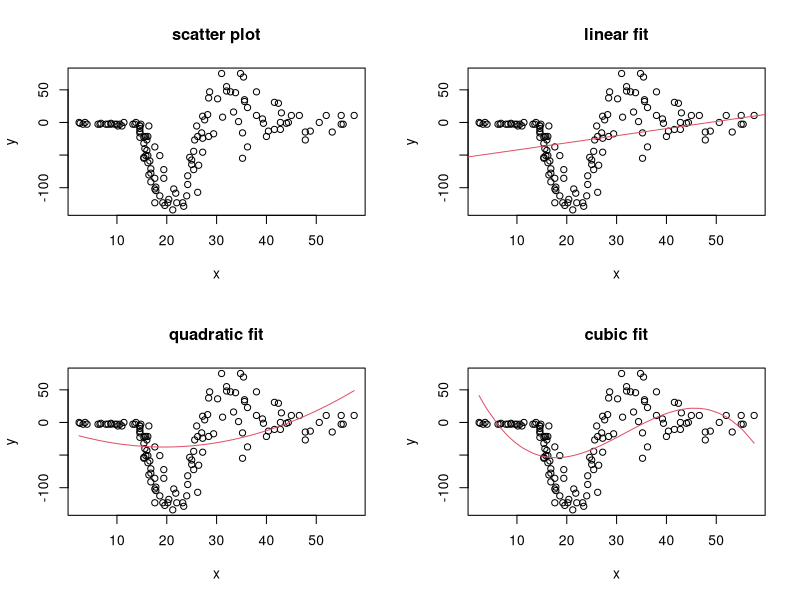
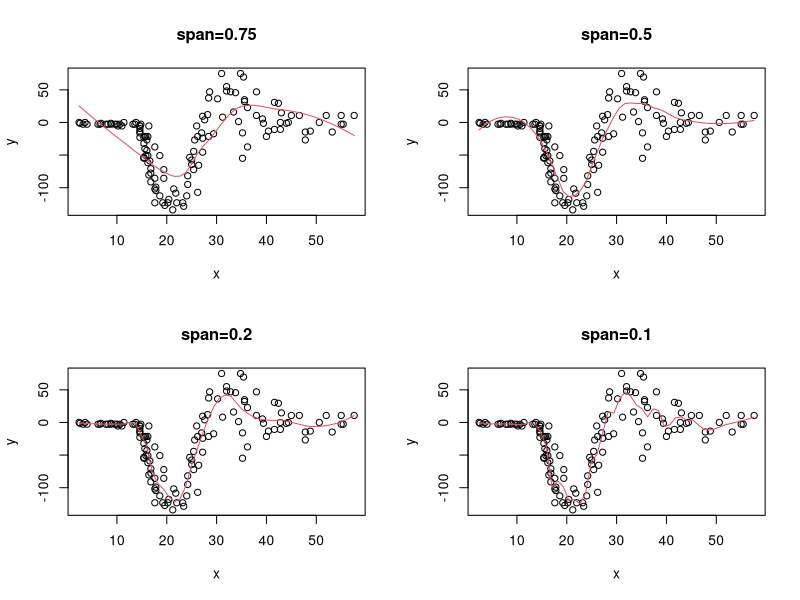
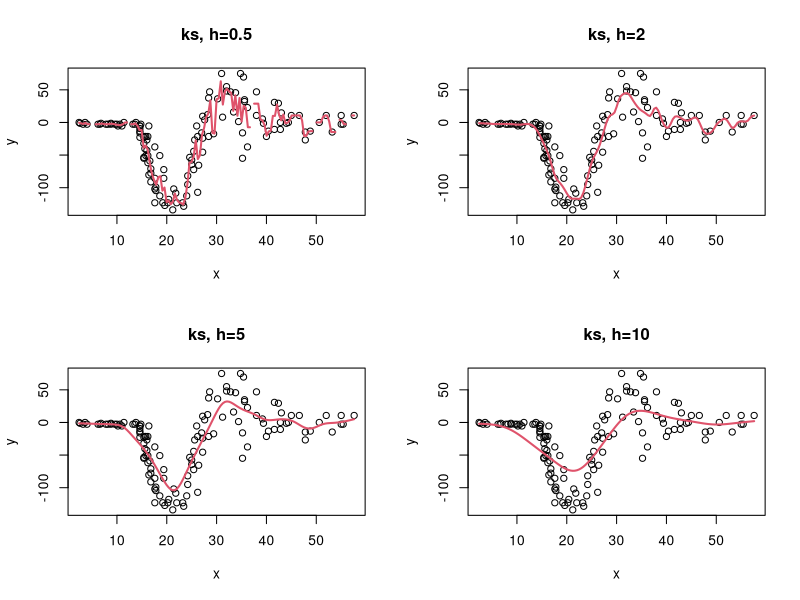
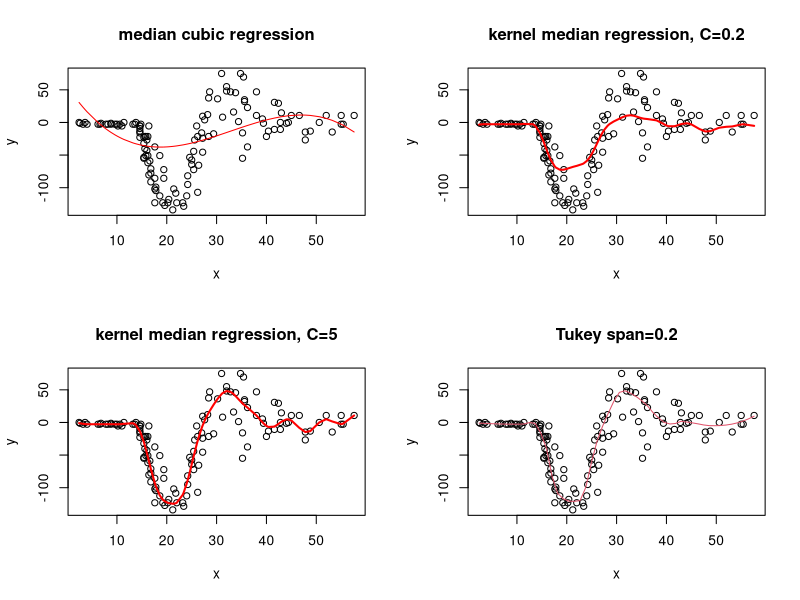
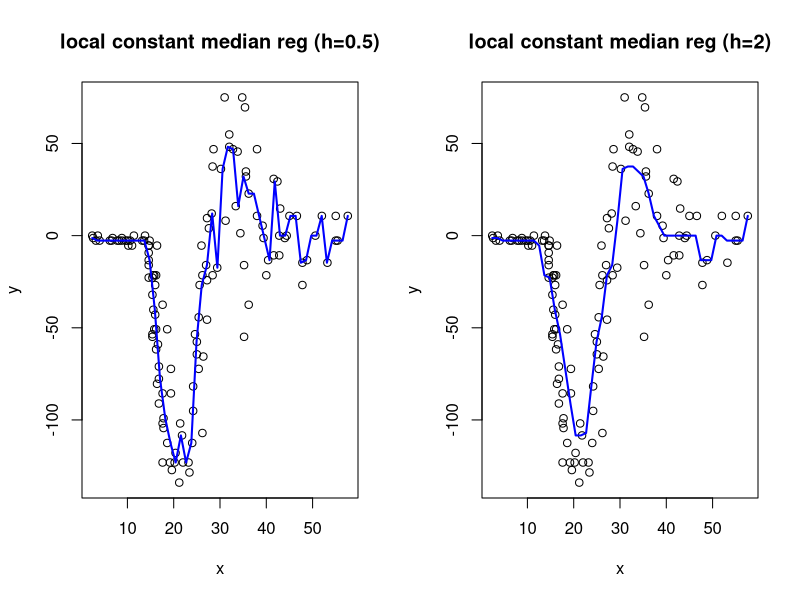
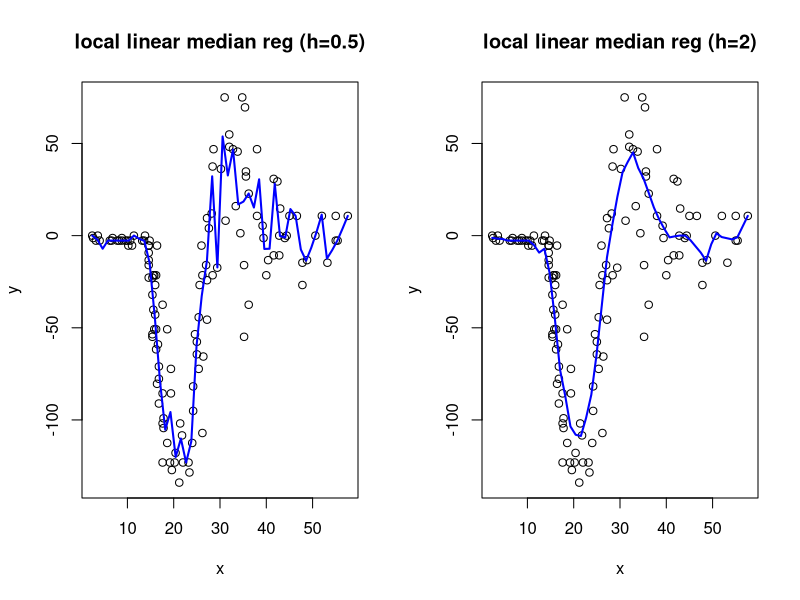
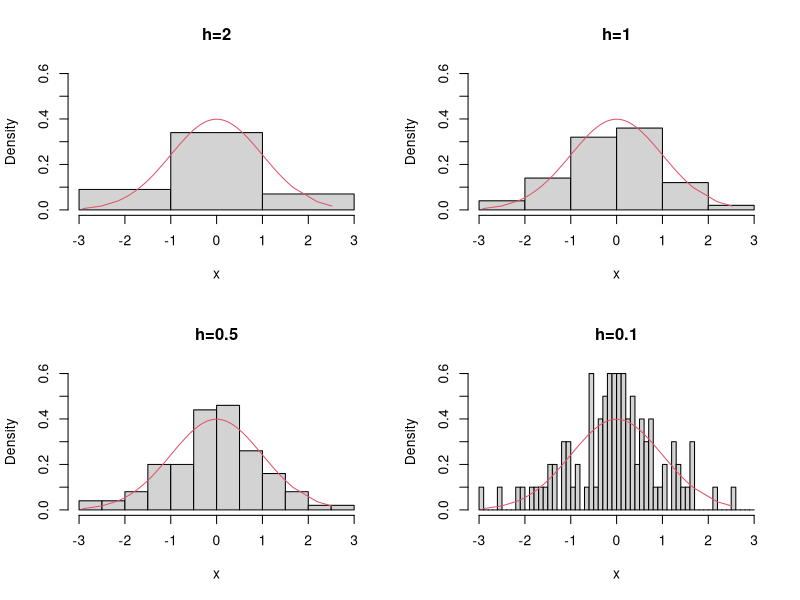
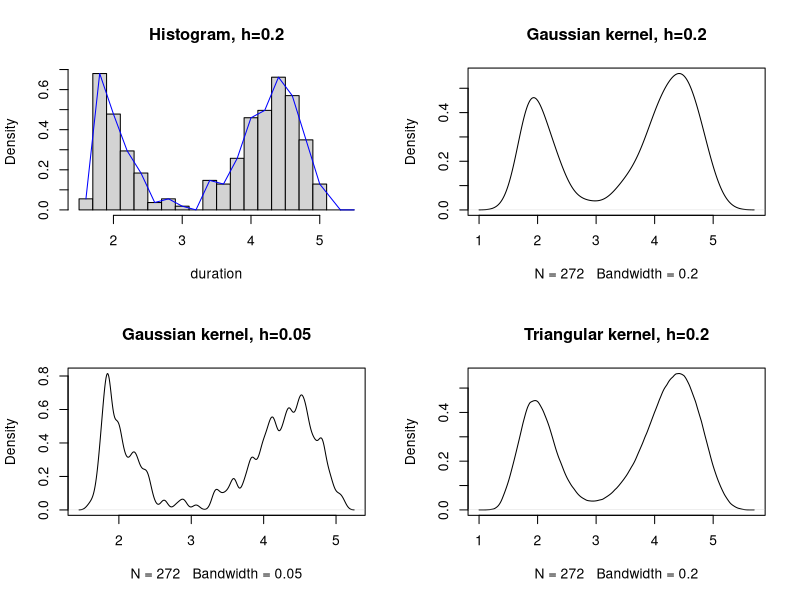

Reproduce these figures in R, in order.
##Chapter 10: nonparametric regression (curve smoothing)

### Section 1
### Histogram
### simulate a data set
set.seed(179011)
x = rnorm(100,0,1)
x = sort(x)
f0 = dnorm(x)

pdf("slides/ch10-hist.pdf")
par(mfrow=c(2,2))
hist(x, prob = TRUE, breaks=seq(-3,3,2), main="h=2", ylim=c(0,0.6))
lines(f0~x,col=2)
hist(x, prob = TRUE, breaks=seq(-3,3,1), main="h=1", ylim=c(0,0.6))
lines(f0~x,col=2)
hist(x, prob = TRUE, breaks=seq(-3,3,0.5), main="h=0.5", ylim=c(0,0.6))
lines(f0~x,col=2)
hist(x, prob = TRUE, breaks=seq(-3,3,0.1), main="h=0.1", ylim=c(0,0.6))
lines(f0~x,col=2)
dev.off()

#### Old Faithful Geyser: data set faithful
# two variables (272 observations):
# 1. eruptions: numeric, eruption time in mins
# 2. waiting: numeric, waiting time to next eruption in mins
duration = faithful$eruptions
n=length(duration)
pdf("slides/ch10-faithful.pdf")
	par(mfrow=c(2,2))
	#histogram
	out=hist(duration, breaks=seq(1.5,5.5,0.2), prob=TRUE, main="Histogram, h=0.2")
	z = (out$breaks[-1] + out$breaks[-19])/2
	lines(out$density~z, col="blue")
	
	#kernel density estimation
	d1 = density(duration, kernel="gaussian", bw=0.2)
	plot(d1, main="Gaussian kernel, h=0.2")
	d2=density(duration, kernel="gaussian", bw=0.05)
	plot(d2, main="Gaussian kernel, h=0.05")
	d3=density(duration, kernel="triangular", bw=0.2)
	plot(d3,main="Triangular kernel, h=0.2")
dev.off()

###
######## Section 2: nonparametric curve smoothing
###

## Example: motor cycle
### polynomial regression

library(MASS)
data(mcycle)
x = mcycle[,1]
y = mcycle[,2]

par(mfrow=c(2,2))
plot(y~x, main="scatter plot")
plot(y~x, main="linear fit")
abline(lm(y~x), col=2)
plot(y~x, main="quadratic fit")
x2 = x^2
fit2 = lm(y~x+x2)$fitted
lines(fit2~x, col=2)
x3=x^3
plot(y~x, main="cubic fit")
fit3 = lm(y~x+x2+x3)$fitted
lines(fit3~x, col=2)

### loess (default faimly="gaussian": least squares method)
par(mfrow=c(2,2))
lo <- loess(y ~ x, span = 0.75)  #span controls the degree of smoothing
plot(y~x, main="span=0.75")
newx = seq(min(x), max(x), length=50)
pred =predict(lo, data.frame(x = newx))
lines(pred ~newx, col=2)

lo <- loess(y ~ x, span = 0.5)  #span controls the degree of smoothing
plot(y~x, main="span=0.5")
newx = seq(min(x), max(x), length=50)
pred =predict(lo, data.frame(x = newx))
lines(pred ~newx, col=2)

lo <- loess(y ~ x, span = 0.2)  #span controls the degree of smoothing
plot(y~x, main="span=0.2")
newx = seq(min(x), max(x), length=50)
pred =predict(lo, data.frame(x = newx))
lines(pred ~newx, col=2)

lo <- loess(y ~ x, span = 0.1)  #span controls the degree of smoothing
plot(y~x, main="span=0.1")
newx = seq(min(x), max(x), length=50)
pred =predict(lo, data.frame(x = newx))
lines(pred ~newx, col=2)

### kernel smoothing
par(mfrow=c(2,2))
    plot(y~x, main="ks, h=0.5")
    lines(ksmooth(x, y, "normal", bandwidth=0.5), col=2, lwd=2)
    
    plot(y~x, main="ks, h=2")
    lines(ksmooth(x, y, "normal", bandwidth=2), col=2, lwd=2)
    
    plot(y~x, main="ks, h=5")
    lines(ksmooth(x, y, "normal", bandwidth=5), col=2, lwd=2)

    plot(y~x, main="ks, h=10")
    lines(ksmooth(x, y, "normal", bandwidth=10), col=2, lwd=2)

###
######## Section 3: robust regression and curve smoothing
###

### Least absolute deviation regression (median regression)
library(quantreg)

### median cubic regression
x1 = x
x2 = x^2
x3 = x^3
lad1 = rq(y~x1+x2+x3, tau=0.5)
plot(y~x, main="median cubic regression")
lines(lad1$fitted~x, col="red")

### nonparametric median regression
library(kernlab)

qrm = kqr(x, y, tau=0.5, kernel="rbfdot", C=0.2) #Gaussian kernel
#C: smoothing parameter, smaller X==> more smooth, larger bias, smaller variance
ytest = predict(qrm, x)
plot(y~x, main="kernel median regression, C=0.2")
lines(ytest~x, col="red", lwd=2)

qrm = kqr(x, y, tau=0.5, kernel="rbfdot", C=5) #Gaussian kernel
#C: smoothing parameter, larger X==> less smooth, smaller bias, larger variance
ytest = predict(qrm, x)
plot(y~x, main="kernel median regression, C=5")
lines(ytest~x, col="red", lwd=2)

### Nonparametric M-estimation (Tukey Bisquare)
lo <- loess(y ~ x, span = 0.2, family="symmetric")  #span controls the degree of smoothing
plot(y~x, main="Tukey span=0.2")
newx = seq(min(x), max(x), length=50)
pred =predict(lo, data.frame(x = newx))
lines(pred ~newx, col=2)

#### Local constant median regression
lcrq <- function(x, y, h, m = 50, tau = 0.5) 
{
 xx <- seq(min(x), max(x), length = m)
 fv <- xx  # estimates of f
 for (i in 1:length(xx)) {
 z <- x - xx[i]
 wx <- dnorm(z/h)
 r <- rq(y ~1, weights = wx, tau = tau, ci = FALSE)
 fv[i] <- r$coef[1]
 }
 return(list(fv=fv, xx=xx))
}
par(mfrow=c(1,2))
plot(y~x, main="local constant median reg (h=0.5)")
fit1 = lcrq(x, y, h=0.5, m=50, tau=0.5)
lines(fit1$fv~fit1$xx, col="blue", lwd=2)

plot(y~x, main="local constant median reg (h=2)")
fit1 = lcrq(x, y, h=2, m=50, tau=0.5)
lines(fit1$fv~fit1$xx, col="blue", lwd=2)

#### Local linear median regression
llrq <- function(x, y, h, m = 50, tau = 0.5) 
{
 xx <- seq(min(x), max(x), length = m)
 fv <- xx  # estimates of f
 dv <- xx  # estimate of derivative of f
 for (i in 1:length(xx)) {
 z <- x - xx[i]
 wx <- dnorm(z/h)
 r <- rq(y ~ z, weights = wx, tau = tau, ci = FALSE)
 fv[i] <- r$coef[1]
 dv[i] <- r$coef[2]
 }
 return(list(fv=fv, dv=dv, xx=xx))
}
par(mfrow=c(1,2))
plot(y~x, main="local linear median reg (h=0.5)")
fit1 = llrq(x, y, h=0.5, m=50, tau=0.5)
lines(fit1$fv~fit1$xx, col="blue", lwd=2)

plot(y~x, main="local linear median reg (h=2)")
fit1 = llrq(x, y, h=2, m=50, tau=0.5)
lines(fit1$fv~fit1$xx, col="blue", lwd=2)
